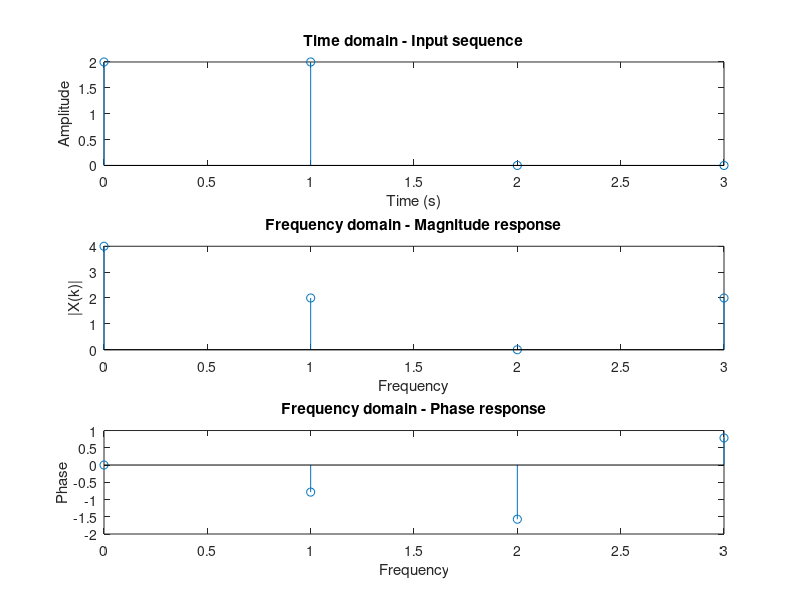

MATLAB code to generate this figure:
x = [2 2 0 0];
N = length(x);
X = zeros(4,1)
for k = 0:N-1
    for n = 0:N-1
        X(k+1) = X(k+1) + x(n+1)*exp(-j*pi/2*n*k);
    end
end

t = 0:N-1
subplot(311)
stem(t,x);
xlabel('Time (s)');
ylabel('Amplitude');
title('Time domain - Input sequence')

subplot(312)
stem(t,X)
xlabel('Frequency');
ylabel('|X(k)|');
title('Frequency domain - Magnitude response')

subplot(313)
stem(t,angle(X))
xlabel('Frequency');
ylabel('Phase');
title('Frequency domain - Phase response')

X         % to check |X(k)|
%angle(X)  to check phase